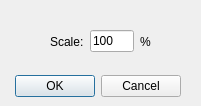
<?xml version="1.0" encoding="UTF-8"?>
<ui version="4.0">
 <class>ScaleDialog</class>
 <widget class="QDialog" name="ScaleDialog">
  <property name="geometry">
   <rect>
    <x>0</x>
    <y>0</y>
    <width>201</width>
    <height>106</height>
   </rect>
  </property>
  <property name="windowTitle">
   <string>Dialog</string>
  </property>
  <widget class="QDialogButtonBox" name="buttonBox">
   <property name="geometry">
    <rect>
     <x>10</x>
     <y>70</y>
     <width>171</width>
     <height>32</height>
    </rect>
   </property>
   <property name="orientation">
    <enum>Qt::Horizontal</enum>
   </property>
   <property name="standardButtons">
    <set>QDialogButtonBox::Cancel|QDialogButtonBox::Ok</set>
   </property>
  </widget>
  <widget class="QWidget" name="">
   <property name="geometry">
    <rect>
     <x>50</x>
     <y>30</y>
     <width>101</width>
     <height>23</height>
    </rect>
   </property>
   <layout class="QHBoxLayout" name="horizontalLayout">
    <item>
     <widget class="QLabel" name="label">
      <property name="text">
       <string>Scale:</string>
      </property>
     </widget>
    </item>
    <item>
     <widget class="QLineEdit" name="lineEdit">
      <property name="inputMask">
       <string/>
      </property>
      <property name="text">
       <string>100</string>
      </property>
      <property name="maxLength">
       <number>4</number>
      </property>
     </widget>
    </item>
    <item>
     <widget class="QLabel" name="label_2">
      <property name="text">
       <string>%</string>
      </property>
     </widget>
    </item>
   </layout>
  </widget>
 </widget>
 <resources/>
 <connections>
  <connection>
   <sender>buttonBox</sender>
   <signal>accepted()</signal>
   <receiver>ScaleDialog</receiver>
   <slot>accept()</slot>
   <hints>
    <hint type="sourcelabel">
     <x>248</x>
     <y>254</y>
    </hint>
    <hint type="destinationlabel">
     <x>157</x>
     <y>274</y>
    </hint>
   </hints>
  </connection>
  <connection>
   <sender>buttonBox</sender>
   <signal>rejected()</signal>
   <receiver>ScaleDialog</receiver>
   <slot>reject()</slot>
   <hints>
    <hint type="sourcelabel">
     <x>316</x>
     <y>260</y>
    </hint>
    <hint type="destinationlabel">
     <x>286</x>
     <y>274</y>
    </hint>
   </hints>
  </connection>
 </connections>
</ui>
